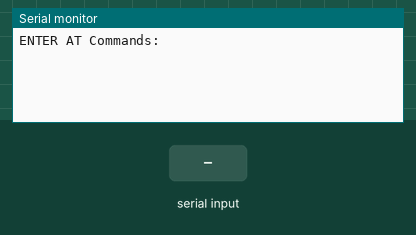
This sketch was run on a simulated Arduino Uno, built with avr-gcc and run on an emulated ATmega328P. Parts: the last lines printed to the serial monitor. The test bench sets the inputs (shaded band).

Above: at 2.8 s.
2.9 s: "1\n" received over the second serial link
At 3.4 s:
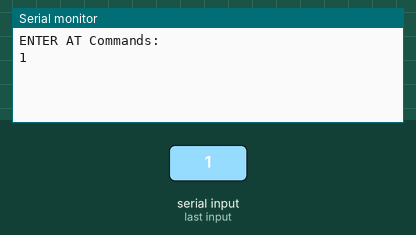
4.5 s: "0\n" received over the second serial link
At 5.8 s:
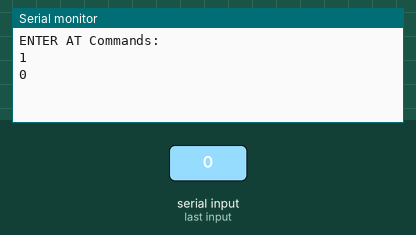
6.0 s: "2\n" received over the second serial link
At 6.9 s:
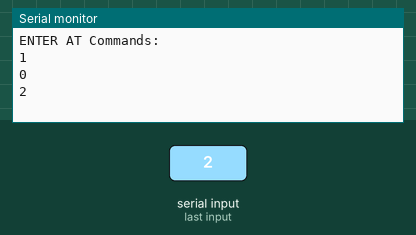

Measured:
- after the input at 2.9 s, the serial monitor: prints a new line after 0.10 s (image 1)
- after the input at 4.5 s, the serial monitor: prints a new line after 0.51 s (image 2)
- after the input at 6.0 s, the serial monitor: prints a new line at once (image 3)

The sketch:

bt.ino
```cpp
#include <SoftwareSerial.h>

SoftwareSerial hc06(2, 3);

void setup(){
  //Initialize Serial Monitor
  Serial.begin(9600);
  Serial.println("ENTER AT Commands:");
  //Initialize Bluetooth Serial Port
  hc06.begin(115200);
}
int cpt = 0;
void loop(){
  while (hc06.available()) {
    Serial.write(hc06.read());
 }
  char buffer[40];
  sprintf(buffer, "%d", cpt);
  hc06.write("Hello: ");
  hc06.write(buffer);
  hc06.write("\n");
  delay(1000);
  cpt += 1;
}
```
